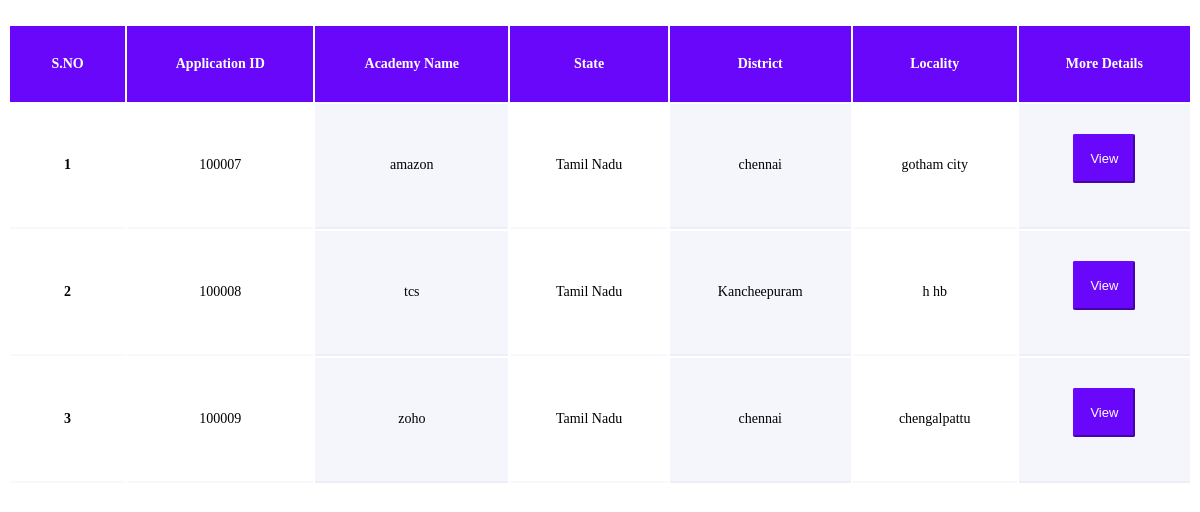
The app's page /admin/declined.php with its own data.
### tables this page shows
CREATE TABLE `application_details` (
  `KID` int(100) NOT NULL,
  `id` int(100) NOT NULL,
  `orgname` varchar(100) NOT NULL,
  `doornum` varchar(10) NOT NULL,
  `streetname` varchar(100) NOT NULL,
  `locality` varchar(50) NOT NULL,
  `district` varchar(50) NOT NULL,
  `pincode` varchar(10) NOT NULL,
  `state` varchar(25) NOT NULL,
  `phnum` varchar(20) NOT NULL,
  `faxnum` varchar(100) NOT NULL,
  `email` varchar(100) NOT NULL,
  `projectname` varchar(100) NOT NULL,
  `deadline` date NOT NULL,
  `air_name` varchar(100) NOT NULL,
  `air_location` varchar(100) NOT NULL,
  `air_distance` varchar(10) NOT NULL,
  `air_dist_km` varchar(10) NOT NULL,
  `rail_name` varchar(100) NOT NULL,
  `rail_location` varchar(100) NOT NULL,
  `rail_distance` varchar(10) NOT NULL,
  `rail_dist_km` varchar(10) NOT NULL,
  `bus_name` varchar(100) NOT NULL,
  `bus_location` varchar(100) NOT NULL,
  `bus_distance` varchar(10) NOT NULL,
  `bus_dist_km` varchar(10) NOT NULL,
  `landowner` varchar(100) NOT NULL,
  `ready` varchar(100) NOT NULL,
  `utilities1` varchar(10) NOT NULL,
  `utilities2` varchar(10) NOT NULL,
  `utilities3` varchar(10) NOT NULL,
  `estimation` varchar(100) NOT NULL,
  `evidence` varchar(100) NOT NULL,
  `quotation` varchar(100) NOT NULL,
  `schematic_plan` varchar(100) NOT NULL,
  `centre_share` varchar(1000) NOT NULL,
  `scope` varchar(1000) NOT NULL,
  `plan` varchar(1000) NOT NULL,
  `methods` varchar(1000) NOT NULL,
  `facility` varchar(1000) NOT NULL,
  `oppurtinity` varchar(1000) NOT NULL,
  `no_of_centre` varchar(10) NOT NULL,
  `availability` varchar(1000) NOT NULL,
  `no_of_players` varchar(100) NOT NULL,
  `user_base` varchar(1000) NOT NULL,
  `need` varchar(1000) NOT NULL,
  `situation_disaster` varchar(1000) NOT NULL,
  `participation` varchar(1000) NOT NULL,
  `boost` varchar(1000) NOT NULL,
  `benefits` varchar(1000) NOT NULL,
  `gender_equality` varchar(1000) NOT NULL,
  `sports_category` varchar(100) NOT NULL,
  `acknowledgement` varchar(100) NOT NULL,
  `status` int(10) NOT NULL
);

### security/decryption.php (called while the page is built, shortened)
<?php
    function decryption($input){
        $encrypted=$input;
        $a="ABCDEFGHIJKLMNOPQRSTUVWXYZabcdefghijklmnopqrstuvwxyz1234567890!@#$%^&*()_-+={}[]:;<'>,.?/| ";
        $y=0;
        $decrypted="";
        $z="";
        for($i=0;$i<strlen($a);$i++){
            if(substr($encrypted,0,1)==substr($a,$i,1)){
                $y=$i;
            }
        }
        for($i=$y;$i<91;$i++){
            $z=$z.substr($a,$i,1);
        }
        for($j=0;$j<$y;$j++){
            $z=$z.substr($a,$j,1);
        }
        for($j=1;$j<strlen($encrypted);$j++){
            for($k=0;$k<strlen($z);$k++){
                if(substr($encrypted,$j,1)==substr($z,$k,1)){
                    $decrypted=$decrypted.substr($a,$k,1);
                }
            }
        }
        return $decrypted;
    }
?>

### admin/declined.php (the view, shortened to what this page needs)
<div class="container">
            <div class="row">
				<div class="table-wrap">
                        <table class="table">
                            <thead class="thead-primary">
                                <tr>
                                    <th>S.NO</th>
                                    <th>Application ID</th>
                                    <th>Academy Name</th>
                                    <th>State</th>
                                    <th>District</th>
                                    <th>Locality</th>
                                    <th>More Details</th>
                                </tr>
                            </thead>
                                <?php
                                include '../security/decryption.php';
                                $servername = "localhost";
                                $username = "root";
                                $password = "";
                                $dbname = "kheloindia";
                                $conn = new mysqli($servername, $username, $password, $dbname);
                                $sql = "SELECT * FROM application_details where status='-1' or status='-2' or status='-3';";
                                $result = $conn->query($sql);
                                $count=1;
                                if ($result->num_rows > 0) {
                                    while($row = $result->fetch_assoc()) {
                                        echo "
                                        <tbody>
                                            <tr>
                                                <th>".$count."</th>
                                                <td>".$row['id']."</td>
                                                <td>".decryption($row['orgname'])."</td>
                                                <td>".$row['state']."</td>
                                                <td>".$row['district']."</td>
                                                <td>".$row['locality']."</td>
                                                <td>
                                                    <form id='cap-form' action='view_user.php' method='post' name='form' enctype='multipart/form-data'>
                                                        <input type='text' name='id' value='".$row['id']."' hidden>
                                                        <input class='btn btn-primary' type='submit' value='View' name='submit' />
                                                    </form>
                                                </td>
                                            </tr>
                                        </tbody>
                                        ";
                                        $count+=1;
                                    }
                                }
                                ?>
                        </table>
                    </div>
            </div>
        </div>

### admin/declined.php (style rules this page uses)
.table-wrap { overflow-x: scroll }
.table { min-width: 1000px !important; width: 100%; background: #fff; -webkit-box-shadow: 0 5px 12px -12px rgba(0, 0, 0, .29); -moz-box-shadow: 0 5px 12px -12px rgba(0, 0, 0, .29); box-shadow: 0 5px 12px -12px rgba(0, 0, 0, .29); text-align: center; }
.table thead.thead-primary { background: #6807f9 }
.table thead th { border: none; padding: 30px; font-size: 14px; color: #fff }
.table tbody tr { margin-bottom: 10px }
.table tbody th, .table tbody td { border: none; padding: 30px; font-size: 14px; background: #fff; vertical-align: middle; border-bottom: 2px solid #f8f9fd }
@media (min-width:768px) { .table tbody td:nth-child(odd) { background: #f4f6fc; border-bottom: 2px solid #eceffa } }
.btn { padding: 15px; cursor: pointer; border-width: 2px; border-radius: 2px; -webkit-box-shadow: none !important; box-shadow: none !important; font-size: 13px; font-weight: 500; -webkit-box-shadow: 0 10px 20px -6px rgba(0, 0, 0, .12); -moz-box-shadow: 0 10px 20px -6px rgba(0, 0, 0, .12); box-shadow: 0 10px 20px -6px rgba(0, 0, 0, .12) }
.btn.btn-primary { background: #6807f9; border-color: #6807f9; color: #fff }
.row { margin-top:2%; }

### records on screen
application_details: id "100007", orgname "amazon", state "Tamil Nadu", district "chennai", locality "gotham city"
application_details: id "100008", orgname "tcs", state "Tamil Nadu", district "Kancheepuram", locality "h hb"
application_details: id "100009", orgname "zoho", state "Tamil Nadu", district "chennai", locality "chengalpattu"
